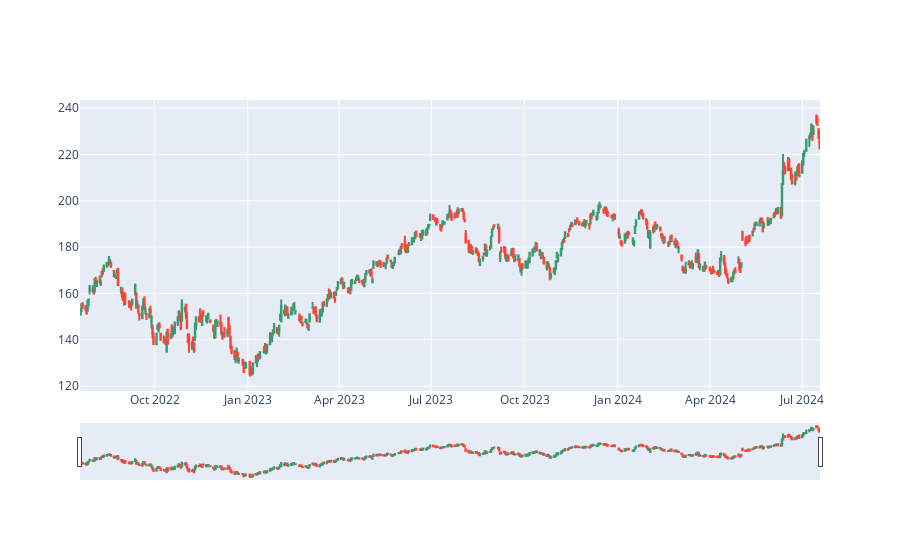

The code cell stored with this chart in its notebook:
### Code cell
import os, pandas
import plotly.graph_objects as go
from plotly.offline import iplot


symbols = ['AAPL']

for filename in os.listdir('datasets'):
    # print(filename)
    symbol = filename.split(".")[0]
    # print(symbol)
    df = pandas.read_csv('datasets/{}'.format(filename))
    # print(df)
    if df.empty:
        continue


    # Simple Moving avg
    df['20sma'] = df['Close'].rolling(window=20).mean()

    # Standart deviation
    df['stddev'] = df['Close'].rolling(window=20).std()

    # BB lower line
    df['lowerband'] = df['20sma'] + (2 * df['stddev'])
    # BB upper line
    df['upperband'] = df['20sma'] - (2 * df['stddev'])

    if symbol in symbols:
        print(df)
        aapl_df = df

fig = go.Figure(data=[go.Candlestick(x=df['Date'],
                open=aapl_df['Open'],
                high=aapl_df['High'],
                low=aapl_df['Low'],
                close=aapl_df['Close'])])
# iplot(fig)
fig.show()

### Figure 1 — Plotly figure (JSON) as saved in the notebook; plotly's stock layout.template omitted (floating-point values rounded to 4 significant figures; data arrays with more than 128 entries replaced by an {"elided": "..."} marker saying what was removed)
{"data": [{"close": {"elided": "502 float values"}, "high": {"elided": "502 float values"}, "low": {"elided": "502 float values"}, "open": {"elided": "502 float values"}, "type": "candlestick", "x": {"elided": "502 str values"}}], "layout": {}}
